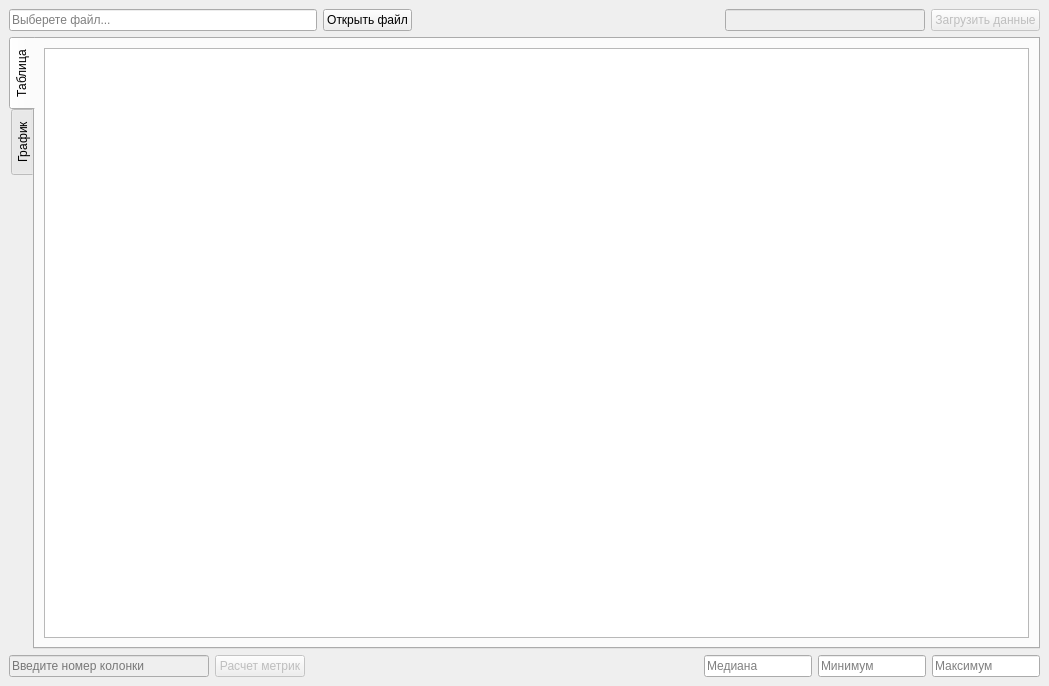
<?xml version="1.0" encoding="UTF-8"?>
<ui version="4.0">
 <class>MainWindow</class>
 <widget class="QMainWindow" name="MainWindow">
  <property name="geometry">
   <rect>
    <x>0</x>
    <y>0</y>
    <width>1049</width>
    <height>686</height>
   </rect>
  </property>
  <property name="windowTitle">
   <string>MainWindow</string>
  </property>
  <widget class="QWidget" name="centralwidget">
   <layout class="QVBoxLayout" name="verticalLayout">
    <item>
     <layout class="QHBoxLayout" name="hl_load_section" stretch="4,0,4,0,0">
      <item>
       <widget class="QLineEdit" name="le_filename">
        <property name="minimumSize">
         <size>
          <width>300</width>
          <height>0</height>
         </size>
        </property>
        <property name="text">
         <string/>
        </property>
        <property name="dragEnabled">
         <bool>true</bool>
        </property>
        <property name="readOnly">
         <bool>true</bool>
        </property>
        <property name="placeholderText">
         <string>Выберете файл...</string>
        </property>
       </widget>
      </item>
      <item>
       <widget class="QPushButton" name="btn_open_file">
        <property name="text">
         <string>Открыть файл</string>
        </property>
       </widget>
      </item>
      <item>
       <spacer name="spacer_load_section">
        <property name="orientation">
         <enum>Qt::Horizontal</enum>
        </property>
        <property name="sizeHint" stdset="0">
         <size>
          <width>40</width>
          <height>20</height>
         </size>
        </property>
       </spacer>
      </item>
      <item>
       <widget class="QLineEdit" name="le_region">
        <property name="enabled">
         <bool>false</bool>
        </property>
        <property name="minimumSize">
         <size>
          <width>200</width>
          <height>0</height>
         </size>
        </property>
       </widget>
      </item>
      <item>
       <widget class="QPushButton" name="btn_load_data">
        <property name="enabled">
         <bool>false</bool>
        </property>
        <property name="text">
         <string>Загрузить данные</string>
        </property>
       </widget>
      </item>
     </layout>
    </item>
    <item>
     <widget class="QTabWidget" name="tabWidget">
      <property name="tabPosition">
       <enum>QTabWidget::West</enum>
      </property>
      <property name="currentIndex">
       <number>0</number>
      </property>
      <property name="elideMode">
       <enum>Qt::ElideNone</enum>
      </property>
      <property name="usesScrollButtons">
       <bool>true</bool>
      </property>
      <property name="documentMode">
       <bool>false</bool>
      </property>
      <property name="tabsClosable">
       <bool>false</bool>
      </property>
      <property name="tabBarAutoHide">
       <bool>false</bool>
      </property>
      <widget class="QWidget" name="tab_table">
       <attribute name="title">
        <string>Таблица</string>
       </attribute>
       <layout class="QGridLayout" name="gridLayout">
        <item row="0" column="0">
         <widget class="QTableWidget" name="table_display">
          <property name="frameShape">
           <enum>QFrame::StyledPanel</enum>
          </property>
          <property name="frameShadow">
           <enum>QFrame::Plain</enum>
          </property>
          <property name="gridStyle">
           <enum>Qt::DotLine</enum>
          </property>
          <property name="sortingEnabled">
           <bool>false</bool>
          </property>
          <property name="rowCount">
           <number>0</number>
          </property>
          <property name="columnCount">
           <number>0</number>
          </property>
         </widget>
        </item>
       </layout>
      </widget>
      <widget class="QWidget" name="tab_graph">
       <attribute name="title">
        <string>График</string>
       </attribute>
      </widget>
     </widget>
    </item>
    <item>
     <layout class="QHBoxLayout" name="hl_metrics_section" stretch="2,0,5,0">
      <item>
       <widget class="QLineEdit" name="le_column">
        <property name="enabled">
         <bool>false</bool>
        </property>
        <property name="minimumSize">
         <size>
          <width>200</width>
          <height>0</height>
         </size>
        </property>
        <property name="text">
         <string/>
        </property>
        <property name="placeholderText">
         <string>Введите номер колонки</string>
        </property>
       </widget>
      </item>
      <item>
       <widget class="QPushButton" name="btn_calc_metrics">
        <property name="enabled">
         <bool>false</bool>
        </property>
        <property name="text">
         <string>Расчет метрик</string>
        </property>
       </widget>
      </item>
      <item>
       <spacer name="spacer_metrics_session">
        <property name="orientation">
         <enum>Qt::Horizontal</enum>
        </property>
        <property name="sizeHint" stdset="0">
         <size>
          <width>40</width>
          <height>20</height>
         </size>
        </property>
       </spacer>
      </item>
      <item>
       <layout class="QHBoxLayout" name="hl_results">
        <item>
         <widget class="QLineEdit" name="le_median">
          <property name="minimumSize">
           <size>
            <width>100</width>
            <height>0</height>
           </size>
          </property>
          <property name="text">
           <string/>
          </property>
          <property name="readOnly">
           <bool>true</bool>
          </property>
          <property name="placeholderText">
           <string>Медиана</string>
          </property>
         </widget>
        </item>
        <item>
         <widget class="QLineEdit" name="le_minimum">
          <property name="minimumSize">
           <size>
            <width>100</width>
            <height>0</height>
           </size>
          </property>
          <property name="text">
           <string/>
          </property>
          <property name="readOnly">
           <bool>true</bool>
          </property>
          <property name="placeholderText">
           <string>Минимум</string>
          </property>
         </widget>
        </item>
        <item>
         <widget class="QLineEdit" name="le_maximum">
          <property name="sizePolicy">
           <sizepolicy hsizetype="Expanding" vsizetype="Fixed">
            <horstretch>0</horstretch>
            <verstretch>0</verstretch>
           </sizepolicy>
          </property>
          <property name="minimumSize">
           <size>
            <width>100</width>
            <height>0</height>
           </size>
          </property>
          <property name="text">
           <string/>
          </property>
          <property name="dragEnabled">
           <bool>false</bool>
          </property>
          <property name="readOnly">
           <bool>true</bool>
          </property>
          <property name="placeholderText">
           <string>Максимум</string>
          </property>
         </widget>
        </item>
       </layout>
      </item>
     </layout>
    </item>
   </layout>
  </widget>
 </widget>
 <resources/>
 <connections/>
</ui>
